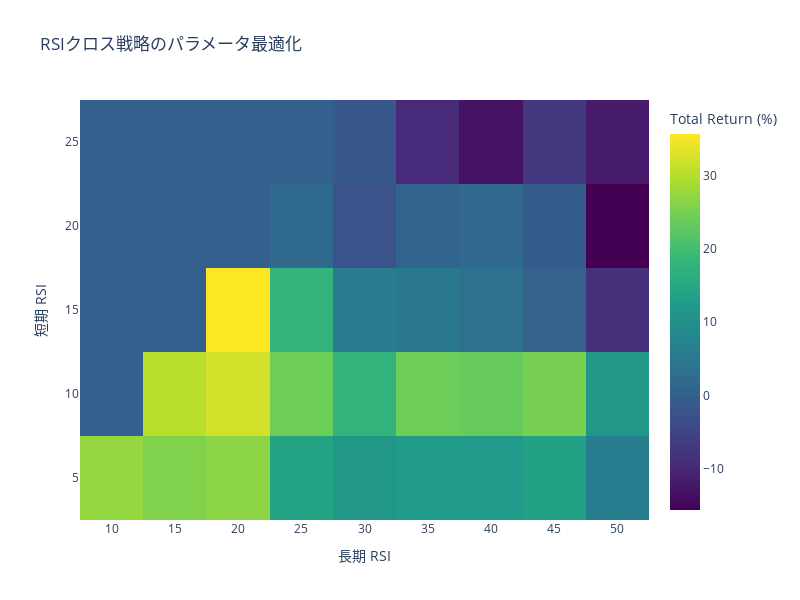

Notebook source saved alongside this figure:
### Code cell
import vectorbt as vbt
import pandas as pd
import numpy as np
import talib as ta
import plotly.graph_objects as go

# データ取得
price = vbt.YFData.download("7203.T", start="2021-01-01", end="2022-03-31").get("Close")

# マルチインデックス対応（普遍）
if isinstance(price, pd.DataFrame) and isinstance(price.columns, pd.MultiIndex):
    price = price.iloc[:, 0]

# パラメータの組み合わせ
ns_range = list(range(5, 30, 5))
nl_range = list(range(10, 55, 5))
params = [(ns, nl) for ns in ns_range for nl in nl_range if ns < nl]

# 結果格納用
result_table = pd.DataFrame(index=ns_range, columns=nl_range, dtype=float)

# RSI クロス戦略のループ実行
for ns, nl in params:
    rsiS = ta.RSI(price, timeperiod=ns)
    rsiL = ta.RSI(price, timeperiod=nl)
    entries = (rsiS > rsiL).fillna(False)
    exits = (rsiS < rsiL).fillna(False)
    pf = vbt.Portfolio.from_signals(price, entries, exits, init_cash=10000, fees=0.002)
    result_table.loc[ns, nl] = pf.stats()['Total Return [%]']

# NaNは 0 にしておく（必要に応じて）
result_table = result_table.fillna(0)

# ヒートマップ表示（plotly）
fig = go.Figure(data=go.Heatmap(
    z=result_table.values,
    x=result_table.columns.astype(str),
    y=result_table.index.astype(str),
    colorscale='Viridis',
    colorbar=dict(title="Total Return (%)")
))
fig.update_layout(
    title="RSIクロス戦略のパラメータ最適化",
    xaxis_title="長期 RSI",
    yaxis_title="短期 RSI",
    height=600,
    width=800
)
fig.show()

### Figure 1 — Plotly figure (JSON) as saved in the notebook; plotly's stock layout.template omitted (floating-point values rounded to 4 significant figures)
{"data": [{"colorbar": {"title": {"text": "Total Return (%)"}}, "colorscale": [[0, "#440154"], [0.1111, "#482878"], [0.2222, "#3e4989"], [0.3333, "#31688e"], [0.4444, "#26828e"], [0.5556, "#1f9e89"], [0.6667, "#35b779"], [0.7778, "#6ece58"], [0.8889, "#b5de2b"], [1, "#fde725"]], "type": "heatmap", "x": ["10", "15", "20", "25", "30", "35", "40", "45", "50"], "y": ["5", "10", "15", "20", "25"], "z": [[27.44, 25.8, 26.71, 14.36, 11.5, 12.24, 12.24, 13.6, 6.0], [0, 30.16, 32.43, 24.16, 17.76, 24.07, 23.56, 25.06, 11.43], [0, 0, 35.73, 17.98, 5.666, 5.072, 3.25, 0.2821, -8.507], [0, 0, 0, 1.749, -2.441, 0.9843, 1.592, -0.4702, -15.66], [0, 0, 0, 0, -1.725, -9.657, -13.22, -7.221, -11.84]]}], "layout": {"height": 600, "title": {"text": "RSIクロス戦略のパラメータ最適化"}, "width": 800, "xaxis": {"title": {"text": "長期 RSI"}}, "yaxis": {"title": {"text": "短期 RSI"}}}}
